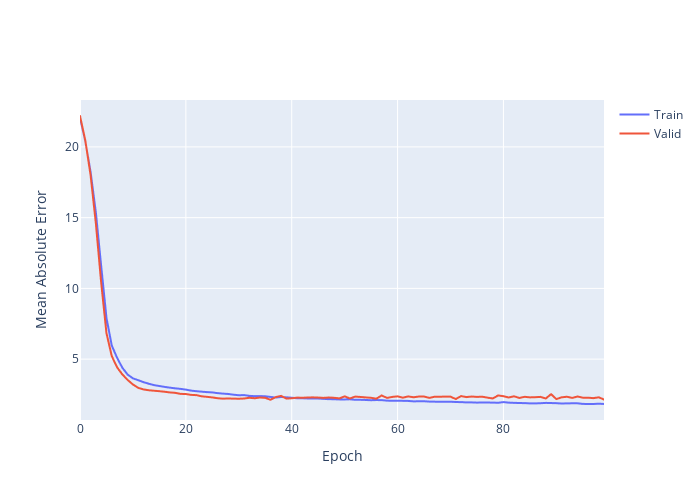

Notebook code cell kept with this figure:
### Code cell
fig = go.Figure()
fig.add_trace(go.Scattergl(y=history.history['mae'],
                    name='Train'))

fig.add_trace(go.Scattergl(y=history.history['val_mae'],
                    name='Valid'))


fig.update_layout(height=500, width=700,
                  xaxis_title='Epoch',
                  yaxis_title='Mean Absolute Error')

fig.show()
